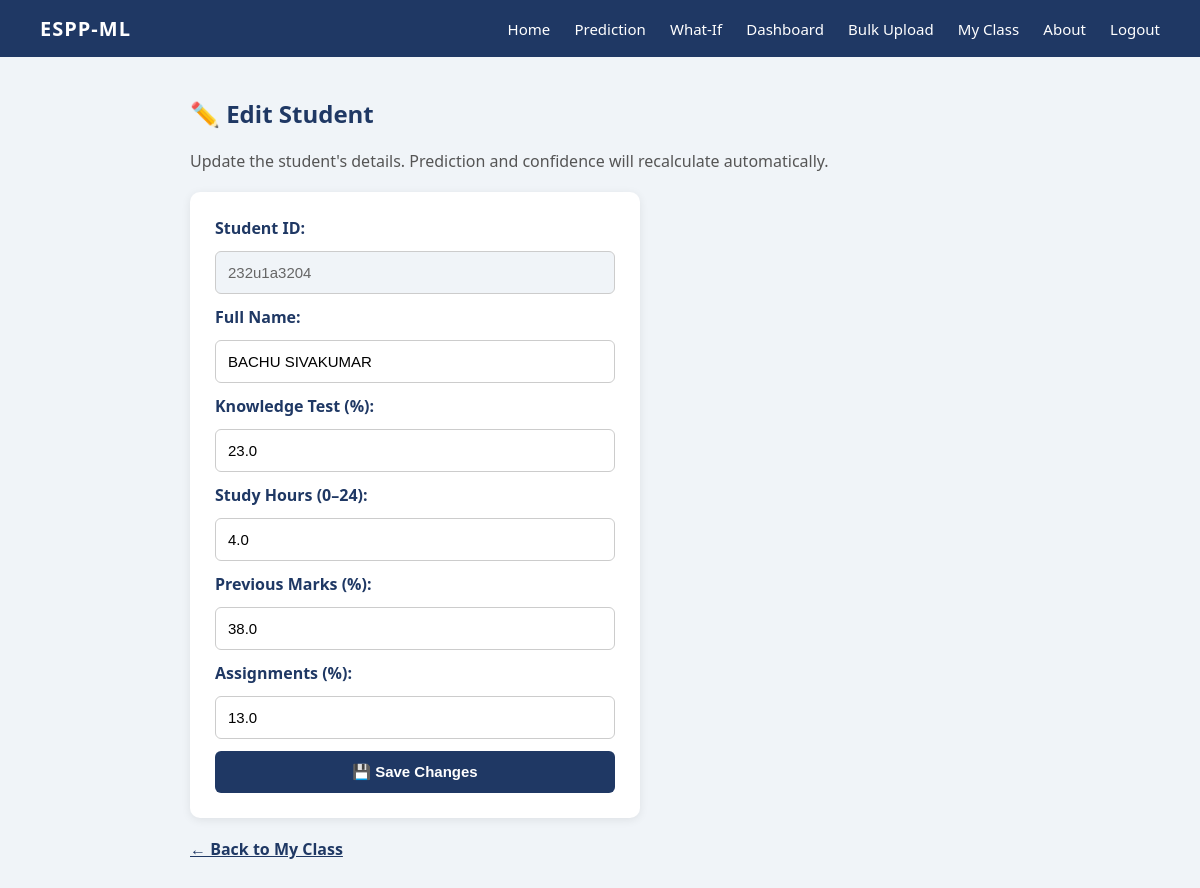
/students/edit/4 (signed in), run on the app's committed database.
### tables this page shows
CREATE TABLE students (
        id INTEGER PRIMARY KEY AUTOINCREMENT,
        student_id TEXT UNIQUE,
        name TEXT NOT NULL,
        knowledge_test REAL,
        study_hours REAL,
        previous_marks REAL,
        assignments REAL,
        prediction TEXT,
        confidence REAL,
        added_by TEXT,
        timestamp DATETIME DEFAULT CURRENT_TIMESTAMP
    );

### app.py (the view, shortened to what this page needs)
@app.route("/students/edit/<int:sid>", methods=["GET", "POST"])
def edit_student(sid):
    if "username" not in session:
        return redirect(url_for("login"))
    conn = sqlite3.connect("users.db")
    c = conn.cursor()
    c.execute("SELECT * FROM students WHERE id=?", (sid,))
    student = c.fetchone()
    conn.close()
    if not student:
        flash("Student not found.", "danger")
        return redirect(url_for("students"))
    return render_template("edit_student.html", student=student)

### templates/edit_student.html
{% extends "base.html" %}
{% block content %}
<h2>✏️ Edit Student</h2>
<p style="color:#555;margin-bottom:20px;">
    Update the student's details. Prediction and confidence will recalculate automatically.
</p>
<form method="POST">
    <label style="font-weight:bold;color:#1F3864;">Student ID:</label>
    <input type="text" value="{{ student[1] or '-' }}" disabled
           style="background:#f0f4f8;color:#666;">
    <label style="font-weight:bold;color:#1F3864;">Full Name:</label>
    <input type="text" name="name" value="{{ student[2] }}" required>
    <label style="font-weight:bold;color:#1F3864;">Knowledge Test (%):</label>
    <input type="number" step="0.1" min="0" max="100"
           name="knowledge_test" value="{{ student[3] or 0 }}" required>
    <label style="font-weight:bold;color:#1F3864;">Study Hours (0–24):</label>
    <input type="number" step="0.1" min="0" max="24"
           name="study_hours" value="{{ student[4] or 0 }}" required>
    <label style="font-weight:bold;color:#1F3864;">Previous Marks (%):</label>
    <input type="number" step="0.1" min="0" max="100"
           name="previous_marks" value="{{ student[5] or 0 }}" required>
    <label style="font-weight:bold;color:#1F3864;">Assignments (%):</label>
    <input type="number" step="0.1" min="0" max="100"
           name="assignments" value="{{ student[6] or 0 }}" required>
    <button type="submit">💾 Save Changes</button>
</form>
<p style="margin-top:20px;">
    <a href="{{ url_for('students') }}">← Back to My Class</a>
</p>
{% endblock %}

### templates/base.html (style rules this page uses)
* { margin: 0; padding: 0; box-sizing: border-box; }
body { font-family: 'Segoe UI', Arial, sans-serif; background: #f0f4f8; color: #000; }
h2 { margin-bottom: 20px; color: #1F3864; }
form { display: flex; flex-direction: column; gap: 12px; max-width: 450px; background: #fff; padding: 25px; border-radius: 10px; box-shadow: 0 2px 10px rgba(0,0,0,0.08); }
input, button { padding: 12px; font-size: 15px; border-radius: 6px; border: 1px solid #ccc; }
button { background: #1F3864; color: white; border: none; cursor: pointer; font-weight: bold; }
p a { color: #1F3864; font-weight: bold; }

### data on the page
students: student "232u1a3204", name "BACHU SIVAKUMAR", knowledge_test "23.0", study_hours "4.0", previous_marks "38.0", assignments "13.0"
